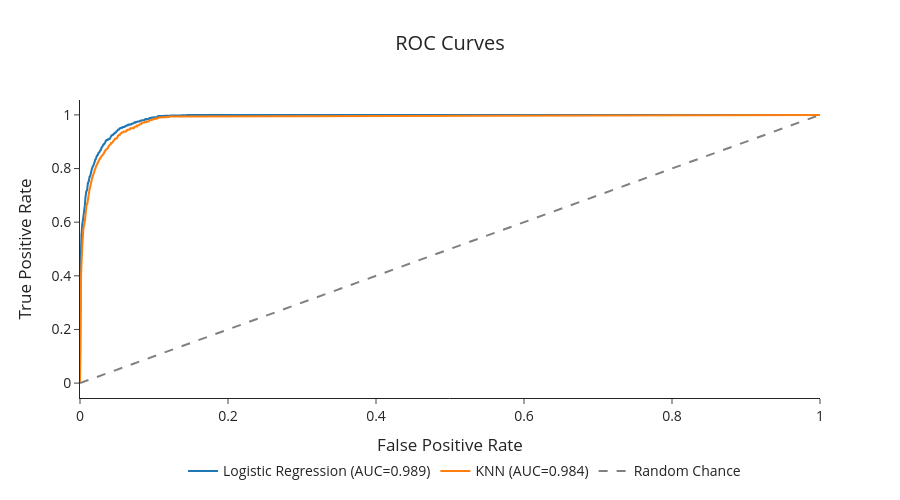

Source (notebook cell):
### Code cell
roc_fig = go.Figure()

for model_name in best_models.keys():
    model_results = [r for r in evaluation_results if r['model'] == model_name]
    y_true = np.concatenate([r['y_true'] for r in model_results])
    y_score = np.concatenate([r['y_proba'] for r in model_results])

    fpr, tpr, _ = roc_curve(y_true, y_score)
    roc_auc = auc(fpr, tpr)
    roc_fig.add_trace(go.Scatter(
        x=fpr, 
        y=tpr, 
        mode='lines', 
        name=f'{model_name} (AUC={roc_auc:.3f})')
    )

roc_fig.add_trace(go.Scatter(
    x=[0, 1], 
    y=[0, 1], 
    mode='lines', 
    name='Random Chance', 
    line=dict(dash='dash', color='gray'))
    )

roc_fig.update_layout(
    title={'text':'ROC Curves', 'x':0.5, 'xanchor':'center'}, 
    xaxis_title='False Positive Rate', 
    yaxis_title='True Positive Rate', 
    width=900,
    height=500, 
    template='simple_white',
    legend=dict(
        orientation="h",
        yanchor="bottom",
        y=-0.3,
        xanchor="right",
        x=0.9
    ), 
    font=dict(size=14),
)

roc_fig.show()
roc_fig.write_image(f"{path_png}/roc_curves.png", scale=2)

### Figure 1 — Plotly figure (JSON) as saved in the notebook; plotly's stock layout.template omitted (floating-point values rounded to 4 significant figures; data arrays with more than 128 entries replaced by an {"elided": "..."} marker saying what was removed)
{"data": [{"mode": "lines", "name": "Logistic Regression (AUC=0.989)", "type": "scatter", "x": {"elided": "806 float values"}, "y": {"elided": "806 float values"}}, {"mode": "lines", "name": "KNN (AUC=0.984)", "type": "scatter", "x": {"elided": "893 float values"}, "y": {"elided": "893 float values"}}, {"line": {"color": "gray", "dash": "dash"}, "mode": "lines", "name": "Random Chance", "type": "scatter", "x": [0, 1], "y": [0, 1]}], "layout": {"font": {"size": 14}, "height": 500, "legend": {"orientation": "h", "x": 0.9, "xanchor": "right", "y": -0.3, "yanchor": "bottom"}, "title": {"text": "ROC Curves", "x": 0.5, "xanchor": "center"}, "width": 900, "xaxis": {"title": {"text": "False Positive Rate"}}, "yaxis": {"title": {"text": "True Positive Rate"}}}}
